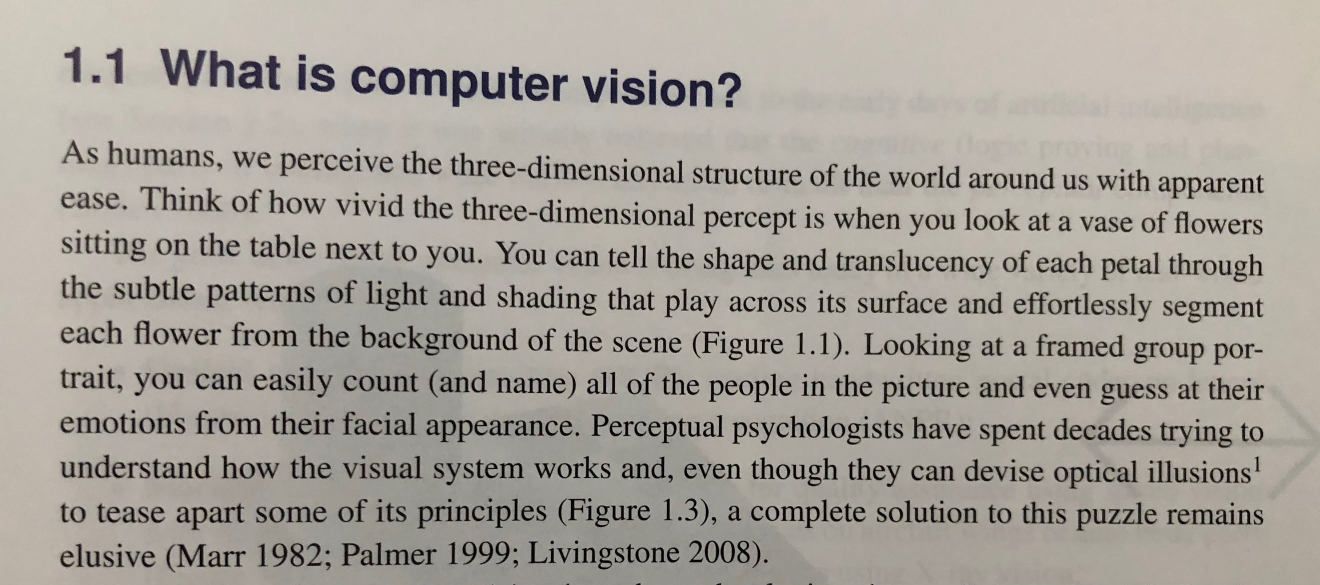
//> input picture OCR/test.jpg, 2639 x 1169 px (shown at 1/2 size)
$ ./DisplayImage OCR/test.jpg   (built with g++ and OpenCV 4)
//> lines starting //> are read from the running program, lines starting //| are printed output that depends on the picture
#include <stdio.h>
#include <opencv2/opencv.hpp>

using namespace cv;

int main(int argc, char* argv[]) {
  if(argc != 2) {
    printf("usage: DisplayImage.out <Image_Path>\n");
    return -1;
  }

  Mat image = imread(argv[1], 1);
//> image is the input picture: 1169 rows x 2639 cols, CV_8UC3; mean B, G, R 152.6, 160.5, 165.6
  if(image.empty()) {
    printf("No image data \n");
    return EXIT_FAILURE;
  }

  double scaleX = 0.6;
  double scaleY = 0.6;
  double angle = 30;
  double scale = 1;
  Point2f center(image.cols/2, image.rows/2);
//> center = Point(1319, 584)


  Mat grayImage, scaleDown, scaleUp, rotateM, M;
  cvtColor(image, grayImage, COLOR_BGR2GRAY);
  resize(image, scaleDown, Size(), scaleX, scaleY, INTER_LINEAR);
  resize(image, scaleUp, Size(), scaleX*4, scaleY*4, INTER_LINEAR);
  Mat crop = image(Range(30, 140), Range(50, 130));
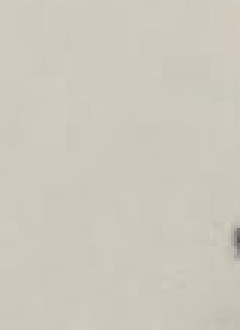
//> crop: 110 rows x 80 cols, CV_8UC3 (shown 3 times larger); mean B, G, R 188.4, 200.4, 204.5
  M = getRotationMatrix2D(center, angle, scale);
  warpAffine(image, rotateM, M, Size(image.cols, image.rows));
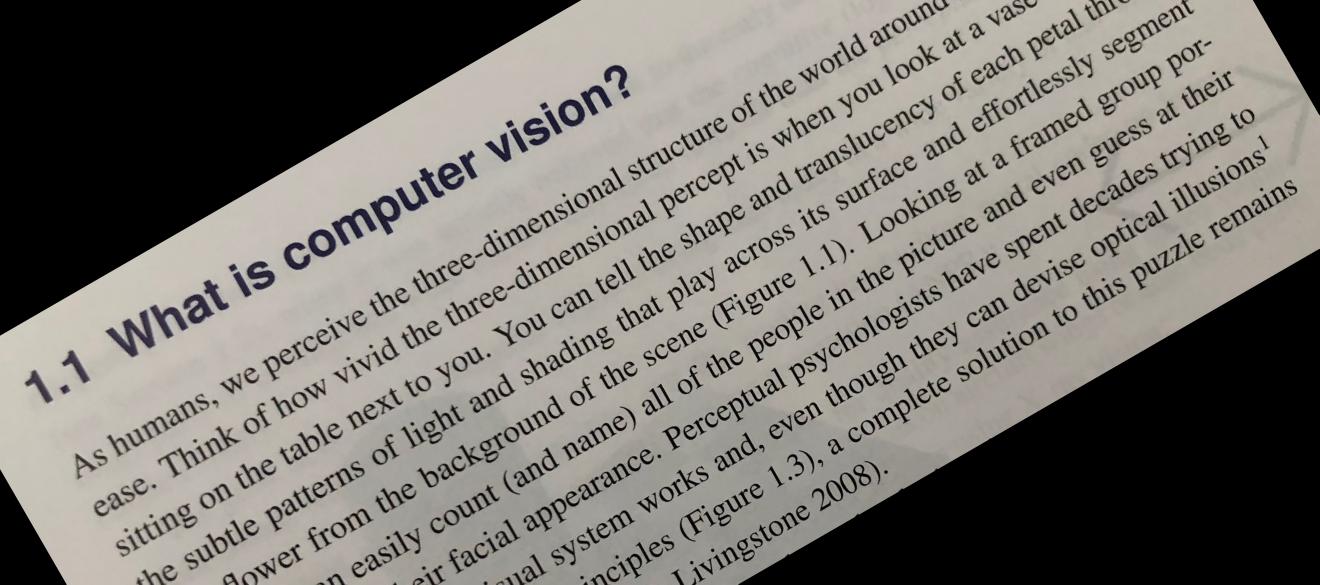
//> rotateM: 1169 rows x 2639 cols, CV_8UC3 (shown at 1/2 size); mean B, G, R 110.5, 116.1, 119.4

  namedWindow("Image", WINDOW_AUTOSIZE);
  namedWindow("Gray-Image", WINDOW_NORMAL);
  namedWindow("scaleDown", WINDOW_AUTOSIZE);
  namedWindow("scaleUp", WINDOW_AUTOSIZE);
  namedWindow("crop", WINDOW_AUTOSIZE);
  namedWindow("rotate", WINDOW_AUTOSIZE);

  imshow("Image", image);
  imshow("Gray-Image", grayImage);
  imshow("scaleDown", scaleDown);
  imshow("scaleUp", scaleUp);
  imshow("crop", crop);
  imshow("rotate", rotateM);
  waitKey(0);
  return EXIT_SUCCESS;
}
